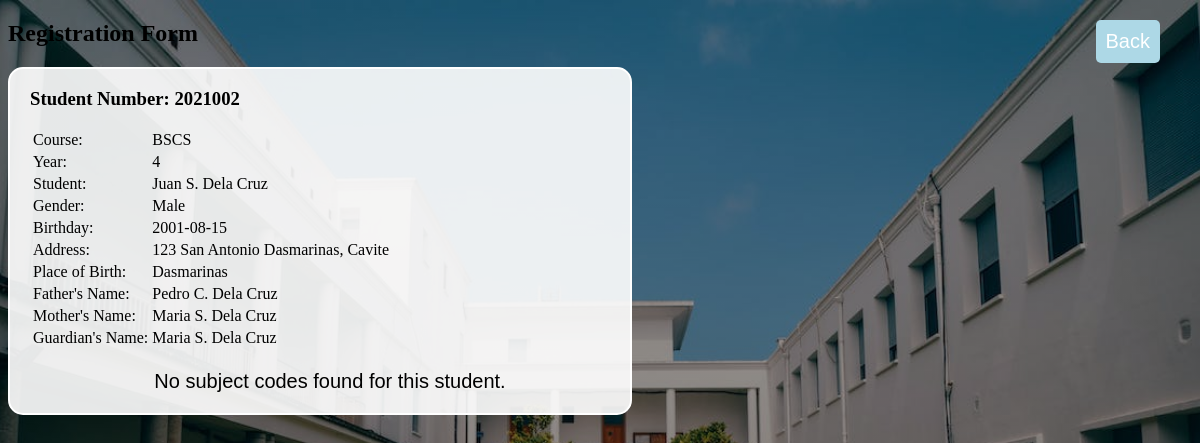
Screenshot of /regform.php?studentnumber=2021002 with the database file from the repository.
### tables this page shows
CREATE TABLE `students` (
  `id` int(20) NOT NULL,
  `fullname` varchar(50) NOT NULL,
  `age` int(20) NOT NULL,
  `gender` varchar(20) NOT NULL,
  `birthday` date NOT NULL,
  `address` varchar(50) NOT NULL,
  `placeofbirth` varchar(50) NOT NULL,
  `fathername` varchar(50) NOT NULL,
  `mothername` varchar(50) NOT NULL,
  `guardianname` varchar(50) NOT NULL
);

### regform.php (the view, shortened to what this page needs)
<!DOCTYPE html>
<html>
<head>
    <link rel="stylesheet" type="text/css" href="css/regform.css">
    <div class="container1">
        <form action="recordpage.php" method="post">
            <button class="admin_btn">Back</button>
        </form>
    </div>
</head>
<body>
    <h2>Registration Form</h2>
    <?php
    include 'connect.php';
    if (isset($_GET['studentnumber'])) {
        $studentNumber = $_GET['studentnumber'];
        $query = "SELECT * FROM students WHERE id = '$studentNumber'";
        $result = mysqli_query($conn, $query);
        if (mysqli_num_rows($result) > 0) {
            $row = mysqli_fetch_assoc($result);
            $studentId = $row['id'];
            $destinationPage = 'add-subject.php?studentnumber=' . urlencode($studentId);
            $fullName = $row['fullname'];
            $gender = $row['gender'];
            $birthday = $row['birthday'];
            $address = $row['address'];
            $placeOfBirth = $row['placeofbirth'];
            $fatherName = $row['fathername'];
            $motherName = $row['mothername'];
            $guardianName = $row['guardianname'];
            $enrollmentQuery = "SELECT course, year FROM enrolled_students WHERE studentnumber = '$studentId' AND schoolyear = 2022";
            $enrollmentResult = mysqli_query($conn, $enrollmentQuery);
            $enrollmentData = mysqli_fetch_assoc($enrollmentResult);
            $course = $enrollmentData['course'];
            $year = $enrollmentData['year'];
            echo '<div class="container2">';
            echo "<h3>Student Number: $studentNumber</h3>";
            echo "<table>";
            echo "<tr><td>Course:</td><td>";
            if ($course == 1) {
                echo "BSIT";
            } elseif ($course == 2) {
                echo "BSCS";
            } elseif ($course == 3) {
                echo "BSCE";
            }
            echo "</td></tr>";
            echo "<tr><td>Year:</td><td>$year</td></tr>";
            echo "<tr><td>Student:</td><td>$fullName</td></tr>";
            echo "<tr><td>Gender:</td><td>$gender</td></tr>";
            echo "<tr><td>Birthday:</td><td>$birthday</td></tr>";
            echo "<tr><td>Address:</td><td>$address</td></tr>";
            echo "<tr><td>Place of Birth:</td><td>$placeOfBirth</td></tr>";
            echo "<tr><td>Father's Name:</td><td>$fatherName</td></tr>";
            echo "<tr><td>Mother's Name:</td><td>$motherName</td></tr>";
            echo "<tr><td>Guardian's Name:</td><td>$guardianName</td></tr>";
            echo "</table>";
            $subjectQuery = "SELECT code FROM subject_code WHERE enrolled_students_id IN (SELECT id FROM enrolled_students WHERE studentnumber = '$studentId' AND schoolyear = 2022)";
            $subjectResult = mysqli_query($conn, $subjectQuery);
            if (mysqli_num_rows($subjectResult) > 0) {
                echo "<h4>Subject Codes:</h4>";
                echo "<ul>";
                while ($subjectRow = mysqli_fetch_assoc($subjectResult)) {
                    $code = $subjectRow['code'];
                    $subject = new Subject($code);
                    $meaning = $subject->getMeaning();
                    echo "<li>$meaning</li>";
                }
                echo "</ul>";
                echo "<form action=\"$destinationPage\" method=\"post\">";
                echo '<button class="admin_btn">Add Subject</button>';
                echo '</form>';
            } else {
                echo "<p>No subject codes found for this student.</p>";
            }
            echo "</div>";
        } else {
            echo "Student not found.";
        }
    } else {
        echo "No student number provided.";
    }
    ?>
</body>
</html>

### css/regform.css (style rules this page uses)
body { background-image: linear-gradient(rgba(0, 0, 0, 0.3), rgba(0, 0, 0, 0.5)), url("../images/bg.jpeg"); width: auto; height: 97.8vh; background-position: center; background-size: cover; background-repeat: no-repeat; }
p { font-size: 20px; font-family: sans-serif; text-align: center; }
.container1 { position: fixed; top: 10px; right: 10px; }
.admin_btn { margin-top: 10px; margin-right: 30px; padding: 10px; background-color: lightblue; color: #fff; border: none; border-radius: 5px; cursor: pointer; font-size: 20px; }
.container2 { width: 600px; height: auto; padding-left: 20px; border-radius: 15px 15px 15px 15px; border: 2px solid #fff; background: rgba(255, 255, 255, 0.9); color: black; }

### rows the page displays
students: fullname "Juan S. Dela Cruz", gender "Male", birthday "2001-08-15", address "123 San Antonio Dasmarinas, Cavite", placeofbirth "Dasmarinas", fathername "Pedro C. Dela Cruz", mothername "Maria S. Dela Cruz", guardianname "Maria S. Dela Cruz"

### other values shown
$studentNumber "2021002"
$year "4"
